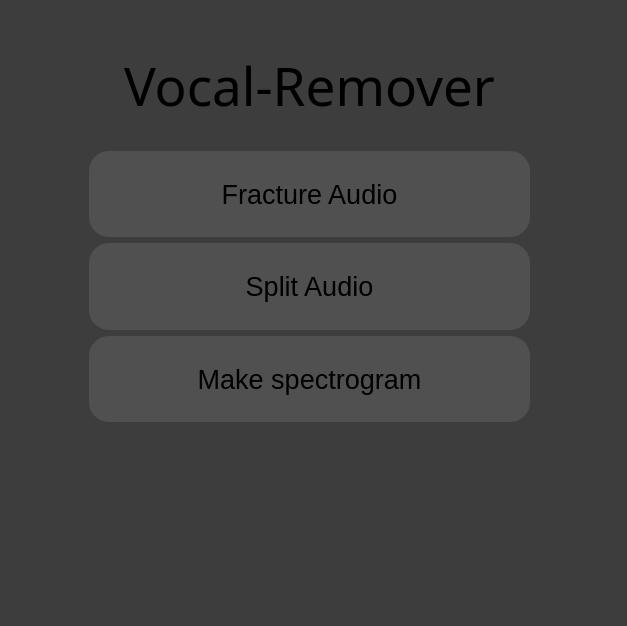
<?xml version="1.0" encoding="UTF-8"?>
<ui version="4.0">
 <class>vocal_remover</class>
 <widget class="QMainWindow" name="vocal_remover">
  <property name="enabled">
   <bool>true</bool>
  </property>
  <property name="geometry">
   <rect>
    <x>0</x>
    <y>0</y>
    <width>627</width>
    <height>626</height>
   </rect>
  </property>
  <property name="windowTitle">
   <string>Vocal-Remover</string>
  </property>
  <property name="autoFillBackground">
   <bool>false</bool>
  </property>
  <property name="styleSheet">
   <string notr="true">background-color: rgb(61, 61, 61)</string>
  </property>
  <widget class="QWidget" name="centralwidget">
   <widget class="QLineEdit" name="line">
    <property name="geometry">
     <rect>
      <x>80</x>
      <y>30</y>
      <width>461</width>
      <height>111</height>
     </rect>
    </property>
    <property name="font">
     <font>
      <family>Ebrima</family>
      <pointsize>40</pointsize>
      <weight>50</weight>
      <italic>false</italic>
      <bold>false</bold>
     </font>
    </property>
    <property name="cursor">
     <cursorShape>ArrowCursor</cursorShape>
    </property>
    <property name="styleSheet">
     <string notr="true">
font: 40pt &quot;Ebrima&quot;;
border-radius: 20px; 
</string>
    </property>
    <property name="text">
     <string>Vocal-Remover</string>
    </property>
    <property name="alignment">
     <set>Qt::AlignCenter</set>
    </property>
    <property name="readOnly">
     <bool>true</bool>
    </property>
   </widget>
   <widget class="QLabel" name="label">
    <property name="geometry">
     <rect>
      <x>170</x>
      <y>370</y>
      <width>291</width>
      <height>291</height>
     </rect>
    </property>
    <property name="text">
     <string/>
    </property>
   </widget>
   <widget class="QWidget" name="verticalLayoutWidget">
    <property name="geometry">
     <rect>
      <x>89</x>
      <y>151</y>
      <width>441</width>
      <height>271</height>
     </rect>
    </property>
    <layout class="QVBoxLayout" name="verticalLayout">
     <item>
      <widget class="QPushButton" name="splt">
       <property name="sizePolicy">
        <sizepolicy hsizetype="Minimum" vsizetype="Expanding">
         <horstretch>0</horstretch>
         <verstretch>0</verstretch>
        </sizepolicy>
       </property>
       <property name="font">
        <font>
         <pointsize>20</pointsize>
        </font>
       </property>
       <property name="styleSheet">
        <string notr="true">background-color:rgb(80, 80, 80);
border-radius: 20px; </string>
       </property>
       <property name="text">
        <string>Fracture Audio</string>
       </property>
      </widget>
     </item>
     <item>
      <widget class="QPushButton" name="voc_rem">
       <property name="sizePolicy">
        <sizepolicy hsizetype="Minimum" vsizetype="Expanding">
         <horstretch>0</horstretch>
         <verstretch>0</verstretch>
        </sizepolicy>
       </property>
       <property name="font">
        <font>
         <pointsize>20</pointsize>
        </font>
       </property>
       <property name="styleSheet">
        <string notr="true">background-color:rgb(80, 80, 80);
border-radius: 20px; </string>
       </property>
       <property name="text">
        <string>Split Audio</string>
       </property>
      </widget>
     </item>
     <item>
      <widget class="QPushButton" name="spectr">
       <property name="sizePolicy">
        <sizepolicy hsizetype="Minimum" vsizetype="Expanding">
         <horstretch>0</horstretch>
         <verstretch>0</verstretch>
        </sizepolicy>
       </property>
       <property name="font">
        <font>
         <pointsize>20</pointsize>
        </font>
       </property>
       <property name="whatsThis">
        <string>This button can make a spectrogram of your wav file or from your dir with sounds.
</string>
       </property>
       <property name="styleSheet">
        <string notr="true">background-color:rgb(80, 80, 80);
border-radius: 20px; </string>
       </property>
       <property name="text">
        <string>Make spectrogram</string>
       </property>
      </widget>
     </item>
    </layout>
   </widget>
   <zorder>label</zorder>
   <zorder>line</zorder>
   <zorder>verticalLayoutWidget</zorder>
  </widget>
  <widget class="QMenuBar" name="menubar">
   <property name="geometry">
    <rect>
     <x>0</x>
     <y>0</y>
     <width>627</width>
     <height>21</height>
    </rect>
   </property>
  </widget>
  <widget class="QStatusBar" name="statusbar"/>
 </widget>
 <resources/>
 <connections/>
</ui>
